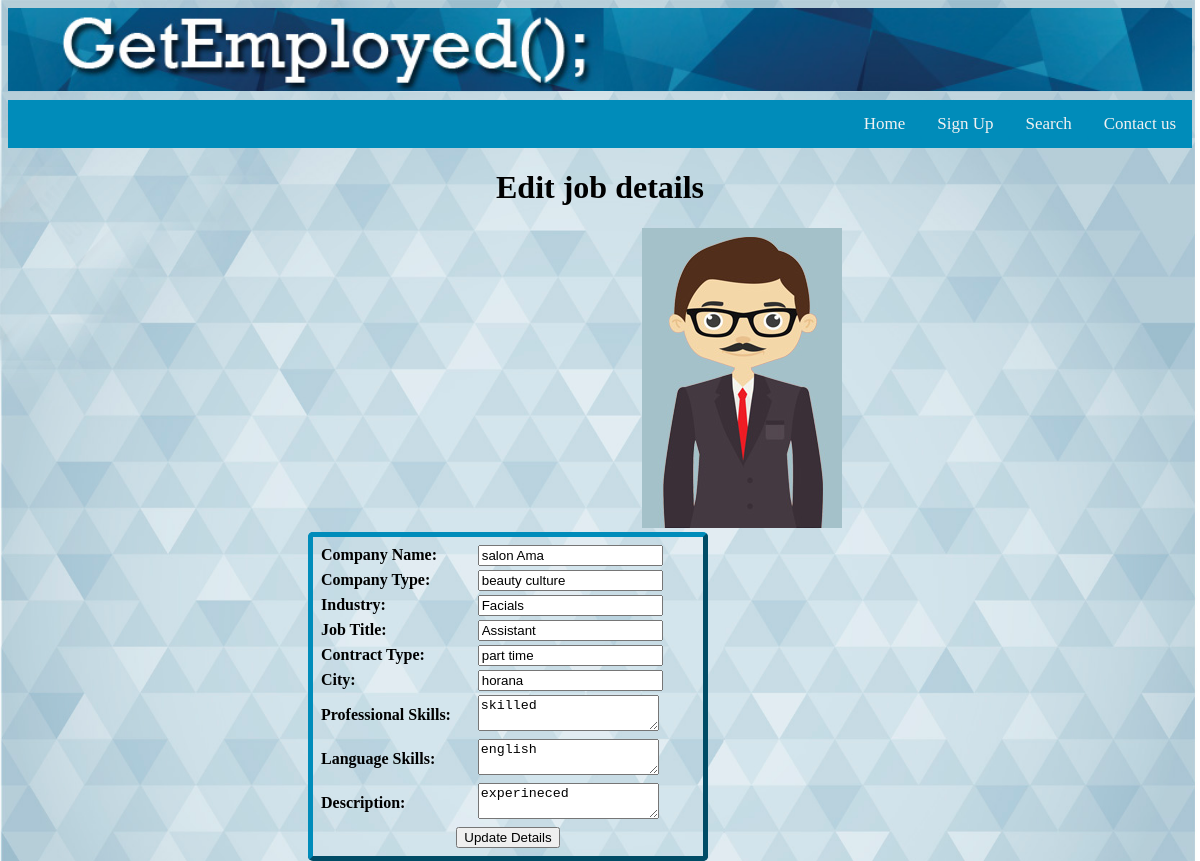
Screenshot of /pages/edit.php?job_id=9 with the database file from the repository.
### tables this page shows
CREATE TABLE IF NOT EXISTS `jobs` (
  `Job_ID` int(10) NOT NULL,
  `Employer_ID` varchar(50) NOT NULL,
  `Company_Name` varchar(30) NOT NULL,
  `Company_Type` varchar(30) NOT NULL,
  `Industry` varchar(30) NOT NULL,
  `Job_Title` varchar(30) NOT NULL,
  `Contract_Type` varchar(15) NOT NULL,
  `City` varchar(30) NOT NULL,
  `Description` text NOT NULL,
  `Language_Skills` varchar(100) NOT NULL,
  `Professional_Skills` varchar(100) NOT NULL
);

### pages/edit.php (the view, shortened to what this page needs)
<?php
	require_once('connection.php');
	if(isset($_GET['job_id'])) {
		$job_id = $_GET['job_id'];
	}
	$sql = "SELECT company_name, company_type, industry, job_title, contract_type, city, professional_skills, language_skills, description FROM jobs WHERE job_id='$job_id'";
	$result = $connection->query($sql);
    $row = $result->fetch_row();
	foreach($row as $key => $value) {
		if($key == 0){ $company_name = $value; }
		if($key == 1){ $company_type = $value; }
		if($key == 2){ $industry = $value; }
		if($key == 3){ $job_title = $value; }
		if($key == 4){ $contract_type = $value; }
		if($key == 5){ $city = $value; }
		if($key == 6){ $professional = $value; }
		if($key == 7){ $language = $value; }
		if($key == 8){ $description = $value; }
	}
?>
<!DOCTYPE html>
<html>
<head>
    <link rel="stylesheet" type="text/css" href="../css/style.css">
</head>
<body>
    <img  src="../img/sitename.jpg" style="width:100%">
        <ul class="topnav">
                <li><a href="contact.php">Contact us</a></li>
                <li><a href="search.php">Search</a></li>
                <li><a href="role.php">Sign Up</a></li>
                <li><a href="../index.php">Home</a></li>
            </ul>
	<form method='post' name='job' onSubmit="return validate()">
		<center><h1>Edit job details</h1></center>
        <div id='employer'>
			<img src="../img/employer.jpg"><br>
    	</div>
		<table>
			<tr>
				<td><b>Company Name:</b></td><td><input type='text' name='company_name' value='<?php echo $company_name; ?>' /> </td>
			</tr>
			<tr>
				<td><b>Company Type:</b></td><td><input type='text' name='company_type' value='<?php echo $company_type; ?>' /> </td>
			</tr>
			<tr>
				<td><b>Industry:</b></td><td><input type='text' name='industry' value='<?php echo $industry; ?>' /> </td>
			</tr>
			<tr>
				<td><b>Job Title:</b></td><td><input type='text' name='job_title' value='<?php echo $job_title; ?>' /> </td>
			</tr>
			<tr>
				<td><b>Contract Type:</b></td><td><input type='text' name='contract_type' value='<?php echo $contract_type; ?>' /> </td>
			</tr>
			<tr>
				<td><b>City:</b></td><td><input type='text' name='city' value='<?php echo $city; ?>' /> </td>
			</tr>
			<tr>
				<td><b>Professional Skills:</b></td><td><textarea name='professional'><?php echo $professional; ?></textarea> </td>
			</tr>
			<tr>
				<td><b>Language Skills:</b></td><td><textarea name='language'><?php echo $language; ?></textarea> </td>
			</tr>
			<tr>
				<td><b>Description:</b></td><td><textarea name='description'><?php echo $description; ?></textarea>
			</tr>
			<tr>
				<td colspan=2 align='center'><input type='submit' name='submit' value='Update Details' /></td>
			</tr>
		</table>
	</form>
	</body>
</html>

### css/style.css (style rules this page uses)
body { background-image: url("../img/back.jpg"); border-collapse: collapse; border-spacing: 0; background-repeat: no-repeat; background-size: cover; }
table { float:left; width:300px; margin:0px 0px 0px 200px; padding:5px; border-style: outset; border-width: 5px; border-color: #008CBA; border-radius: 5px; }
ul.topnav { list-style-type: none; margin-top: 5px; padding: 0; overflow: hidden; background-color: #008CBA; }
ul.topnav li { float: right; }
ul.topnav li a { display: inline-block; color: #f2f2f2; text-align: center; padding: 14px 16px; text-decoration: none; font-size: 17px; }
li a { display: block; color: #000; padding: 8px 0 8px 16px; text-decoration: none; }
a:link, a:visited { background-color: #008CBA; color: white; padding: 10px 24px; text-align: center; text-decoration: none; display: inline-block; border-radius: 12px; }

### pages/edit.php (style rules this page uses)
table { width:400px; margin:0px 0px 0px 300px; }
#employer { float:right; width:300px; margin:0px 250px 0px 0px; border:none; }

### rows the page displays
jobs: company_name "salon Ama", company_type "beauty culture", industry "Facials", job_title "Assistant", contract_type "part time", city "horana", professional "skilled", language "english", description "experineced"
